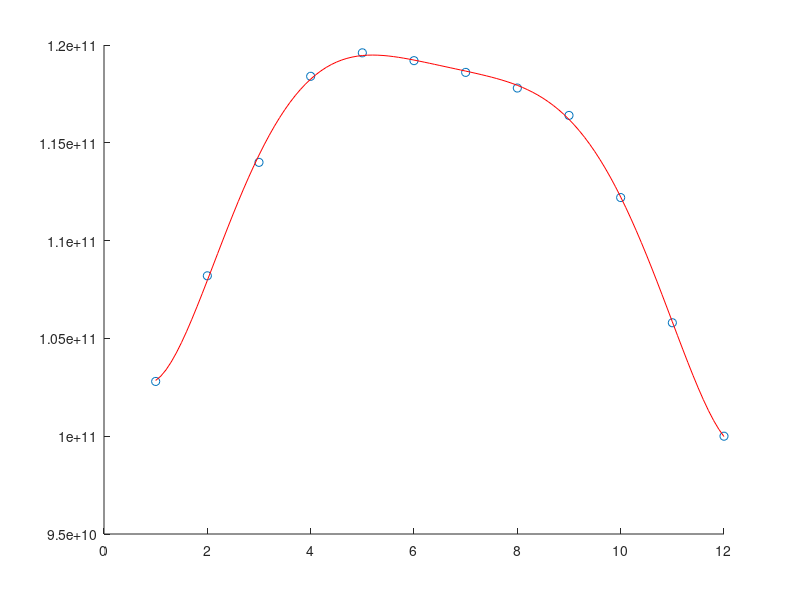

Write MATLAB code to recreate this figure.
% density change in year
clc;close all;clear;
densitychangeinyear=importdata('100kmdensitychangeinyear.csv',',',1);
densitychangeinyear=densitychangeinyear.data;
monthchange=zeros(12,1);
month=densitychangeinyear(1:end,1);
for i=1:12
    monthchange(i,1)=mean(densitychangeinyear(i,4:8));
end


figure(1)
hold on
scatter(month,monthchange)
P = polyfit(month,monthchange,6);
month2=1:0.1:12;
monthchange2=polyval(P,month2);
plot(month2,monthchange2,'r')
hold off